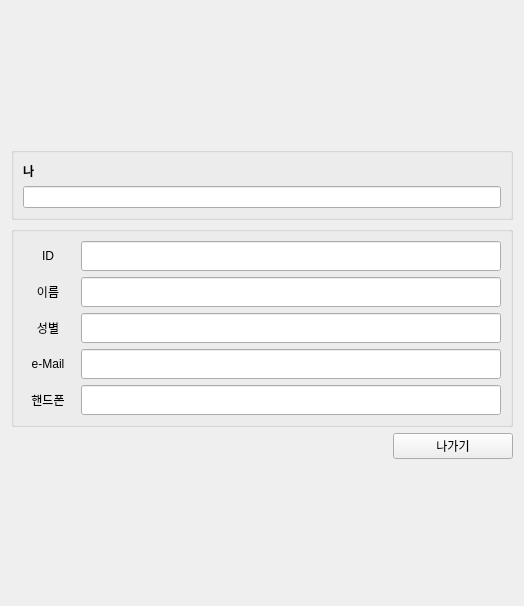
<?xml version="1.0" encoding="UTF-8"?>
<ui version="4.0">
 <class>MyProfile</class>
 <widget class="QWidget" name="MyProfile">
  <property name="geometry">
   <rect>
    <x>0</x>
    <y>0</y>
    <width>524</width>
    <height>606</height>
   </rect>
  </property>
  <property name="windowTitle">
   <string>나의 프로필 화면</string>
  </property>
  <layout class="QVBoxLayout" name="verticalLayout">
   <item>
    <spacer name="verticalSpacer_3">
     <property name="orientation">
      <enum>Qt::Orientation::Vertical</enum>
     </property>
     <property name="sizeHint" stdset="0">
      <size>
       <width>20</width>
       <height>40</height>
      </size>
     </property>
    </spacer>
   </item>
   <item>
    <widget class="QGroupBox" name="groupBox_2">
     <property name="title">
      <string/>
     </property>
     <layout class="QVBoxLayout" name="verticalLayout_3">
      <item>
       <layout class="QVBoxLayout" name="statusBlock">
        <item>
         <widget class="QLabel" name="statusTitle">
          <property name="styleSheet">
           <string notr="true">font-weight:700;</string>
          </property>
          <property name="text">
           <string>나</string>
          </property>
         </widget>
        </item>
        <item>
         <widget class="QLineEdit" name="statusEdit">
          <property name="readOnly">
           <bool>true</bool>
          </property>
         </widget>
        </item>
       </layout>
      </item>
     </layout>
    </widget>
   </item>
   <item>
    <widget class="QGroupBox" name="groupBox">
     <property name="title">
      <string/>
     </property>
     <layout class="QVBoxLayout" name="verticalLayout_2">
      <item>
       <layout class="QGridLayout" name="formLayout">
        <property name="horizontalSpacing">
         <number>8</number>
        </property>
        <property name="verticalSpacing">
         <number>6</number>
        </property>
        <item row="2" column="0">
         <widget class="QLabel" name="labelGender">
          <property name="minimumSize">
           <size>
            <width>50</width>
            <height>0</height>
           </size>
          </property>
          <property name="text">
           <string>&lt;html&gt;&lt;head/&gt;&lt;body&gt;&lt;p align=&quot;center&quot;&gt;성별&lt;/p&gt;&lt;/body&gt;&lt;/html&gt;</string>
          </property>
         </widget>
        </item>
        <item row="3" column="1">
         <widget class="QLineEdit" name="emailEdit">
          <property name="minimumSize">
           <size>
            <width>0</width>
            <height>30</height>
           </size>
          </property>
          <property name="readOnly">
           <bool>true</bool>
          </property>
         </widget>
        </item>
        <item row="4" column="1">
         <widget class="QLineEdit" name="phoneEdit">
          <property name="minimumSize">
           <size>
            <width>0</width>
            <height>30</height>
           </size>
          </property>
          <property name="readOnly">
           <bool>true</bool>
          </property>
         </widget>
        </item>
        <item row="4" column="0">
         <widget class="QLabel" name="labelPhone">
          <property name="minimumSize">
           <size>
            <width>50</width>
            <height>0</height>
           </size>
          </property>
          <property name="text">
           <string>&lt;html&gt;&lt;head/&gt;&lt;body&gt;&lt;p align=&quot;center&quot;&gt;핸드폰&lt;/p&gt;&lt;/body&gt;&lt;/html&gt;</string>
          </property>
         </widget>
        </item>
        <item row="3" column="0">
         <widget class="QLabel" name="labelEmail">
          <property name="minimumSize">
           <size>
            <width>50</width>
            <height>0</height>
           </size>
          </property>
          <property name="text">
           <string>&lt;html&gt;&lt;head/&gt;&lt;body&gt;&lt;p align=&quot;center&quot;&gt;e-Mail&lt;/p&gt;&lt;/body&gt;&lt;/html&gt;</string>
          </property>
         </widget>
        </item>
        <item row="0" column="1">
         <widget class="QLineEdit" name="idEdit">
          <property name="minimumSize">
           <size>
            <width>0</width>
            <height>30</height>
           </size>
          </property>
          <property name="readOnly">
           <bool>true</bool>
          </property>
         </widget>
        </item>
        <item row="2" column="1">
         <widget class="QLineEdit" name="genderEdit">
          <property name="minimumSize">
           <size>
            <width>0</width>
            <height>30</height>
           </size>
          </property>
          <property name="readOnly">
           <bool>true</bool>
          </property>
         </widget>
        </item>
        <item row="1" column="0">
         <widget class="QLabel" name="labelName">
          <property name="minimumSize">
           <size>
            <width>50</width>
            <height>0</height>
           </size>
          </property>
          <property name="text">
           <string>&lt;html&gt;&lt;head/&gt;&lt;body&gt;&lt;p align=&quot;center&quot;&gt;이름&lt;/p&gt;&lt;/body&gt;&lt;/html&gt;</string>
          </property>
         </widget>
        </item>
        <item row="0" column="0">
         <widget class="QLabel" name="labelId">
          <property name="minimumSize">
           <size>
            <width>50</width>
            <height>0</height>
           </size>
          </property>
          <property name="text">
           <string>&lt;html&gt;&lt;head/&gt;&lt;body&gt;&lt;p align=&quot;center&quot;&gt;ID&lt;/p&gt;&lt;/body&gt;&lt;/html&gt;</string>
          </property>
         </widget>
        </item>
        <item row="1" column="1">
         <widget class="QLineEdit" name="nameEdit">
          <property name="minimumSize">
           <size>
            <width>0</width>
            <height>30</height>
           </size>
          </property>
          <property name="readOnly">
           <bool>true</bool>
          </property>
         </widget>
        </item>
       </layout>
      </item>
     </layout>
    </widget>
   </item>
   <item>
    <layout class="QHBoxLayout" name="buttonRow">
     <item>
      <spacer name="hsp">
       <property name="orientation">
        <enum>Qt::Orientation::Horizontal</enum>
       </property>
       <property name="sizeHint" stdset="0">
        <size>
         <width>40</width>
         <height>20</height>
        </size>
       </property>
      </spacer>
     </item>
     <item>
      <widget class="QPushButton" name="backBtn">
       <property name="minimumSize">
        <size>
         <width>120</width>
         <height>0</height>
        </size>
       </property>
       <property name="text">
        <string>나가기</string>
       </property>
      </widget>
     </item>
    </layout>
   </item>
   <item>
    <spacer name="verticalSpacer_2">
     <property name="orientation">
      <enum>Qt::Orientation::Vertical</enum>
     </property>
     <property name="sizeHint" stdset="0">
      <size>
       <width>20</width>
       <height>40</height>
      </size>
     </property>
    </spacer>
   </item>
  </layout>
 </widget>
 <resources/>
 <connections/>
</ui>
